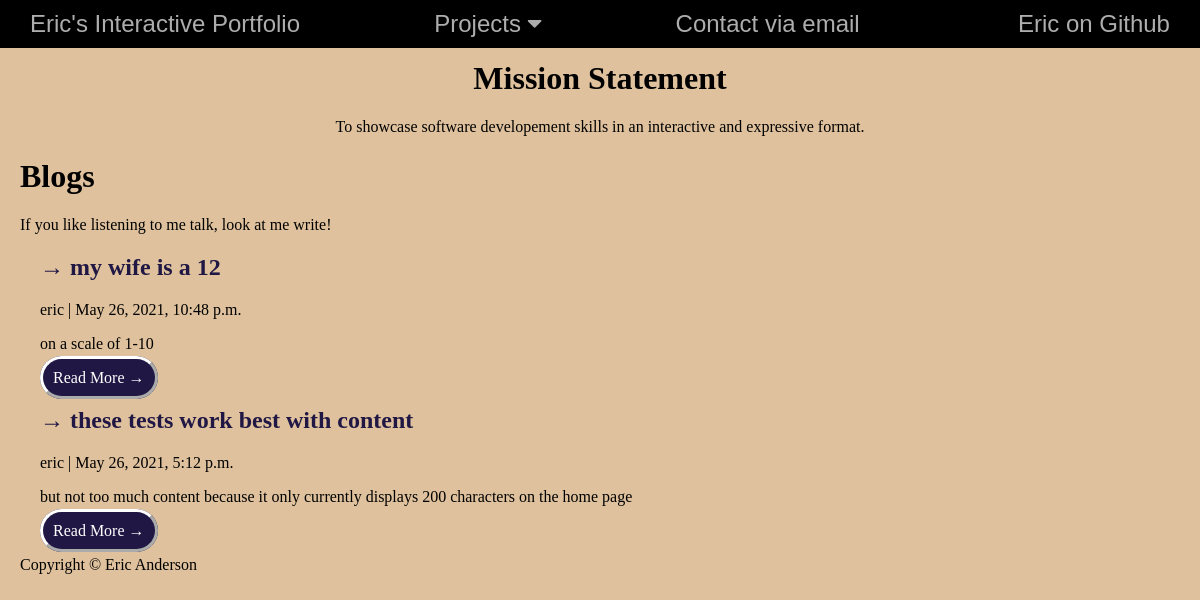
The app's page /blogs/ with its own data.
### blog/models.py (models this page shows, shortened)
class Post(models.Model):
    title = models.CharField(max_length=200, unique=True)
    slug = models.SlugField(max_length=200, unique=True)
    author = models.ForeignKey(User, on_delete=models.CASCADE, related_name='blog_posts')
    updated_on = models.DateTimeField(auto_now=True)
    content = models.TextField()
    created_on = models.DateTimeField(auto_now_add=True)
    status = models.IntegerField(choices=STATUS, default=0)
    class Meta:
        ordering = ['-created_on']

### blog/views.py (the view)
# urls.py: path('', views.PostList.as_view(), name='home'),
class PostList(generic.ListView):
    queryset = Post.objects.filter(status=1).order_by('-created_on')
    template_name = 'index.html'

### templates/index.html
{% extends "base.html" %}
{% block content %}
<header class="masthead">
  <h1>Blogs</h1>
  <p >If you like listening to me talk, look at me write! &nbsp</p>
</header>
<div class="blog_entries">
    {% for post in post_list %}
      <div class="card-body">
        <h2 class="card-title">&#8594 {{ post.title }}</h2>
        <p>{{ post.author }} | {{ post.created_on}}  </p>
        <p>{{post.content|safe|slice:":200" }}</p>
        <a href="{% url 'post_detail' post.slug  %}" class="read_more_btn">Read More &rarr;</a>
      </div>
    {% endfor %}
{%endblock%}

### static/css/base.css (style rules this page uses)
body { margin: 0; background-color: rgb(223, 194, 157); }
h2 { color: rgb(32, 23, 68);; }
.read_more_btn { color: rgb(255, 255, 255); background-color: rgb(32, 23, 68); text-decoration: none; border: 3px outset rgb(255, 255, 255); border-radius: 50px; padding: 10px; }
.blog_entries { padding-left: 20px; }

### records on screen
Post: title "my wife is a 12", author "eric", created_on "May 26, 2021, 10:48 p.m.", content "on a scale of 1-10"
Post: title "these tests work best with content", author "eric", created_on "May 26, 2021, 5:12 p.m.", content "but not too much content because it only currently displays 200 characters on the home page"
